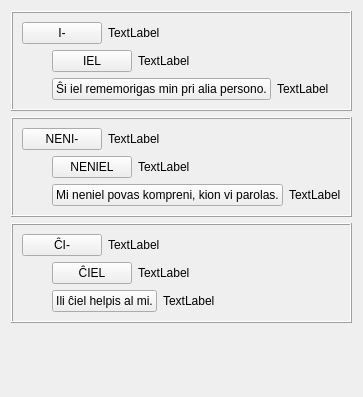
     <widget class="QWidget" name="tab_2">
      <attribute name="icon">
       <iconset resource="ikonoj.qrc">
        <normaloff>:/ikonoj/leciono.png</normaloff>:/ikonoj/leciono.png</iconset>
      </attribute>
      <attribute name="title">
       <string>2</string>
      </attribute>
      <layout class="QVBoxLayout" name="verticalLayout_9">
       <item>
        <widget class="QFrame" name="frame_3">
         <property name="frameShape">
          <enum>QFrame::Box</enum>
         </property>
         <property name="frameShadow">
          <enum>QFrame::Raised</enum>
         </property>
         <layout class="QVBoxLayout" name="verticalLayout_14">
          <property name="spacing">
           <number>6</number>
          </property>
          <property name="margin">
           <number>9</number>
          </property>
          <item>
           <layout class="QHBoxLayout" name="horizontalLayout_31">
            <item>
             <widget class="neklakebla" name="pushButton_8">
              <property name="sizePolicy">
               <sizepolicy hsizetype="Maximum" vsizetype="Fixed">
                <horstretch>0</horstretch>
                <verstretch>0</verstretch>
               </sizepolicy>
              </property>
              <property name="text">
               <string>I-</string>
              </property>
              <property name="tipo" stdset="0">
               <string>akuzativa</string>
              </property>
             </widget>
            </item>
            <item>
             <widget class="QLabel" name="Lec06_Label26">
              <property name="text">
               <string>TextLabel</string>
              </property>
              <property name="wordWrap">
               <bool>true</bool>
              </property>
             </widget>
            </item>
           </layout>
          </item>
          <item>
           <layout class="QHBoxLayout" name="horizontalLayout_32">
            <item>
             <spacer name="horizontalSpacer_3">
              <property name="orientation">
               <enum>Qt::Horizontal</enum>
              </property>
              <property name="sizeType">
               <enum>QSizePolicy::Fixed</enum>
              </property>
              <property name="sizeHint" stdset="0">
               <size>
                <width>30</width>
                <height>20</height>
               </size>
              </property>
             </spacer>
            </item>
            <item>
             <layout class="QVBoxLayout" name="verticalLayout_15">
              <item>
               <layout class="QHBoxLayout" name="horizontalLayout_33">
                <item>
                 <widget class="klakbutono" name="Lec06_Button5">
                  <property name="sizePolicy">
                   <sizepolicy hsizetype="Maximum" vsizetype="Fixed">
                    <horstretch>0</horstretch>
                    <verstretch>0</verstretch>
                   </sizepolicy>
                  </property>
                  <property name="text">
                   <string>IEL</string>
                  </property>
                 </widget>
                </item>
                <item>
                 <widget class="QLabel" name="Lec06_Label27">
                  <property name="text">
                   <string>TextLabel</string>
                  </property>
                  <property name="wordWrap">
                   <bool>true</bool>
                  </property>
                 </widget>
                </item>
               </layout>
              </item>
              <item>
               <layout class="QHBoxLayout" name="horizontalLayout_34">
                <item>
                 <widget class="klakbutono" name="Lec06_Button6">
                  <property name="sizePolicy">
                   <sizepolicy hsizetype="Maximum" vsizetype="Fixed">
                    <horstretch>0</horstretch>
                    <verstretch>0</verstretch>
                   </sizepolicy>
                  </property>
                  <property name="text">
                   <string>Ŝi iel rememorigas min pri alia persono.</string>
                  </property>
                 </widget>
                </item>
                <item>
                 <widget class="QLabel" name="Lec06_Label28">
                  <property name="text">
                   <string>TextLabel</string>
                  </property>
                  <property name="wordWrap">
                   <bool>true</bool>
                  </property>
                 </widget>
                </item>
               </layout>
              </item>
             </layout>
            </item>
           </layout>
          </item>
         </layout>
        </widget>
       </item>
       <item>
        <widget class="QFrame" name="frame_4">
         <property name="frameShape">
          <enum>QFrame::Box</enum>
         </property>
         <property name="frameShadow">
          <enum>QFrame::Raised</enum>
         </property>
         <layout class="QVBoxLayout" name="verticalLayout_16">
          <property name="spacing">
           <number>6</number>
          </property>
          <property name="margin">
           <number>9</number>
          </property>
          <item>
           <layout class="QHBoxLayout" name="horizontalLayout_35">
            <item>
             <widget class="neklakebla" name="pushButton_11">
              <property name="sizePolicy">
               <sizepolicy hsizetype="Maximum" vsizetype="Fixed">
                <horstretch>0</horstretch>
                <verstretch>0</verstretch>
               </sizepolicy>
              </property>
              <property name="text">
               <string>NENI-</string>
              </property>
              <property name="tipo" stdset="0">
               <string>akuzativa</string>
              </property>
             </widget>
            </item>
            <item>
             <widget class="QLabel" name="Lec06_Label29">
              <property name="text">
               <string>TextLabel</string>
              </property>
              <property name="wordWrap">
               <bool>true</bool>
              </property>
             </widget>
            </item>
           </layout>
          </item>
          <item>
           <layout class="QHBoxLayout" name="horizontalLayout_36">
            <item>
             <spacer name="horizontalSpacer_4">
              <property name="orientation">
               <enum>Qt::Horizontal</enum>
              </property>
              <property name="sizeType">
               <enum>QSizePolicy::Fixed</enum>
              </property>
              <property name="sizeHint" stdset="0">
               <size>
                <width>30</width>
                <height>20</height>
               </size>
              </property>
             </spacer>
            </item>
            <item>
             <layout class="QVBoxLayout" name="verticalLayout_17">
              <item>
               <layout class="QHBoxLayout" name="horizontalLayout_37">
                <item>
                 <widget class="klakbutono" name="Lec06_Button7">
                  <property name="sizePolicy">
                   <sizepolicy hsizetype="Maximum" vsizetype="Fixed">
                    <horstretch>0</horstretch>
                    <verstretch>0</verstretch>
                   </sizepolicy>
                  </property>
                  <property name="text">
                   <string>NENIEL</string>
                  </property>
                 </widget>
                </item>
                <item>
                 <widget class="QLabel" name="Lec06_Label30">
                  <property name="text">
                   <string>TextLabel</string>
                  </property>
                  <property name="wordWrap">
                   <bool>true</bool>
                  </property>
                 </widget>
                </item>
               </layout>
              </item>
              <item>
               <layout class="QHBoxLayout" name="horizontalLayout_38">
                <item>
                 <widget class="klakbutono" name="Lec06_Button8">
                  <property name="sizePolicy">
                   <sizepolicy hsizetype="Maximum" vsizetype="Fixed">
                    <horstretch>0</horstretch>
                    <verstretch>0</verstretch>
                   </sizepolicy>
                  </property>
                  <property name="text">
                   <string>Mi neniel povas kompreni, kion vi parolas.</string>
                  </property>
                 </widget>
                </item>
                <item>
                 <widget class="QLabel" name="Lec06_Label31">
                  <property name="text">
                   <string>TextLabel</string>
                  </property>
                  <property name="wordWrap">
                   <bool>true</bool>
                  </property>
                 </widget>
                </item>
               </layout>
              </item>
             </layout>
            </item>
           </layout>
          </item>
         </layout>
        </widget>
       </item>
       <item>
        <widget class="QFrame" name="frame_5">
         <property name="frameShape">
          <enum>QFrame::Box</enum>
         </property>
         <property name="frameShadow">
          <enum>QFrame::Raised</enum>
         </property>
         <layout class="QVBoxLayout" name="verticalLayout_18">
          <property name="spacing">
           <number>6</number>
          </property>
          <property name="margin">
           <number>9</number>
          </property>
          <item>
           <layout class="QHBoxLayout" name="horizontalLayout_39">
            <item>
             <widget class="neklakebla" name="pushButton_14">
              <property name="sizePolicy">
               <sizepolicy hsizetype="Maximum" vsizetype="Fixed">
                <horstretch>0</horstretch>
                <verstretch>0</verstretch>
               </sizepolicy>
              </property>
              <property name="text">
               <string>ĈI-</string>
              </property>
              <property name="tipo" stdset="0">
               <string>akuzativa</string>
              </property>
             </widget>
            </item>
            <item>
             <widget class="QLabel" name="Lec06_Label32">
              <property name="text">
               <string>TextLabel</string>
              </property>
              <property name="wordWrap">
               <bool>true</bool>
              </property>
             </widget>
            </item>
           </layout>
          </item>
          <item>
           <layout class="QHBoxLayout" name="horizontalLayout_40">
            <item>
             <spacer name="horizontalSpacer_5">
              <property name="orientation">
               <enum>Qt::Horizontal</enum>
              </property>
              <property name="sizeType">
               <enum>QSizePolicy::Fixed</enum>
              </property>
              <property name="sizeHint" stdset="0">
               <size>
                <width>30</width>
                <height>20</height>
               </size>
              </property>
             </spacer>
            </item>
            <item>
             <layout class="QVBoxLayout" name="verticalLayout_19">
              <item>
               <layout class="QHBoxLayout" name="horizontalLayout_41">
                <item>
                 <widget class="klakbutono" name="Lec06_Button9">
                  <property name="sizePolicy">
                   <sizepolicy hsizetype="Maximum" vsizetype="Fixed">
                    <horstretch>0</horstretch>
                    <verstretch>0</verstretch>
                   </sizepolicy>
                  </property>
                  <property name="text">
                   <string>ĈIEL</string>
                  </property>
                 </widget>
                </item>
                <item>
                 <widget class="QLabel" name="Lec06_Label33">
                  <property name="text">
                   <string>TextLabel</string>
                  </property>
                  <property name="wordWrap">
                   <bool>true</bool>
                  </property>
                 </widget>
                </item>
               </layout>
              </item>
              <item>
               <layout class="QHBoxLayout" name="horizontalLayout_42">
                <item>
                 <widget class="klakbutono" name="Lec06_Button10">
                  <property name="sizePolicy">
                   <sizepolicy hsizetype="Maximum" vsizetype="Fixed">
                    <horstretch>0</horstretch>
                    <verstretch>0</verstretch>
                   </sizepolicy>
                  </property>
                  <property name="text">
                   <string>Ili ĉiel helpis al mi.</string>
                  </property>
                 </widget>
                </item>
                <item>
                 <widget class="QLabel" name="Lec06_Label34">
                  <property name="text">
                   <string>TextLabel</string>
                  </property>
                  <property name="wordWrap">
                   <bool>true</bool>
                  </property>
                 </widget>
                </item>
               </layout>
              </item>
             </layout>
            </item>
           </layout>
          </item>
         </layout>
        </widget>
       </item>
       <item>
        <spacer name="verticalSpacer_4">
         <property name="orientation">
          <enum>Qt::Vertical</enum>
         </property>
         <property name="sizeHint" stdset="0">
          <size>
           <width>20</width>
           <height>63</height>
          </size>
         </property>
        </spacer>
       </item>
      </layout>
     </widget>
